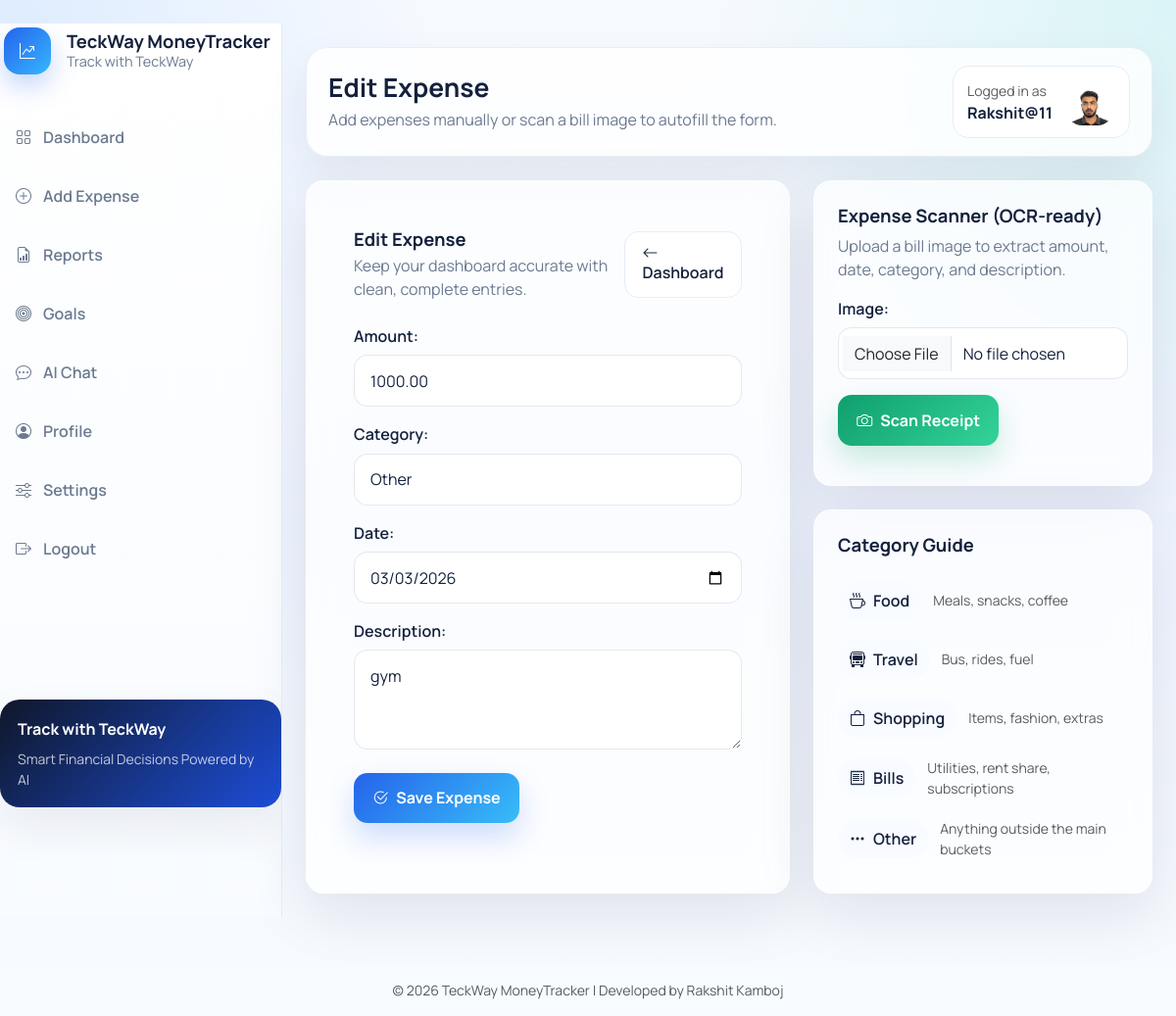
The app's page /expenses/1/edit/ (signed in) with its own data.
### finance/models.py (models this page shows, shortened)
class Profile(models.Model):
    user = models.OneToOneField(User, on_delete=models.CASCADE, related_name="profile")
    profile_picture = models.ImageField(upload_to="profiles/", blank=True, null=True)
    dark_mode = models.BooleanField(default=False)
    saving_streak = models.PositiveIntegerField(default=0)

class Expense(models.Model):
    CATEGORY_CHOICES = [
        ("Food", "Food"),
        ("Travel", "Travel"),
        ("Shopping", "Shopping"),
        ("Bills", "Bills"),
        ("Other", "Other"),
    ]
    user = models.ForeignKey(
        settings.AUTH_USER_MODEL,
        on_delete=models.CASCADE,
        related_name="expenses",
    )
    amount = models.DecimalField(max_digits=10, decimal_places=2)
    category = models.CharField(max_length=20, choices=CATEGORY_CHOICES)
    date = models.DateField()
    description = models.TextField(blank=True)
    class Meta:
        ordering = ["-date", "-id"]

### finance/views.py (the view)
# urls.py: path("expenses/<int:pk>/edit/", views.edit_expense, name="edit_expense"),
@login_required
def edit_expense(request, pk):
    expense = get_object_or_404(Expense, pk=pk, user=request.user)
    form = ExpenseForm(request.POST or None, instance=expense)
    if request.method == "POST" and form.is_valid():
        form.save()
        messages.success(request, "Expense updated successfully.")
        return redirect("dashboard")
    return render(request, "add_expense.html", {"form": form, "scan_form": ExpenseScanForm(), "page_title": "Edit Expense"})

### finance/forms.py
class ExpenseForm(forms.ModelForm):
    date = forms.DateField(
        widget=forms.DateInput(attrs={"type": "date", "class": "form-control"})
    )
    class Meta:
        model = Expense
        fields = ("amount", "category", "date", "description")
        widgets = {
            "amount": forms.NumberInput(attrs={"class": "form-control", "step": "0.01"}),
            "category": forms.Select(attrs={"class": "form-select"}),
            "description": forms.Textarea(attrs={"rows": 3, "class": "form-control"}),
        }

class ExpenseScanForm(forms.ModelForm):
    class Meta:
        model = ExpenseScan
        fields = ("image",)
        widgets = {
            "image": forms.ClearableFileInput(attrs={"class": "form-control", "accept": "image/*"}),
        }

### templates/add_expense.html (shortened to what this page needs)
﻿{% extends "base.html" %}
{% block page_heading %}{{ page_title }}{% endblock %}
{% block page_subheading %}Add expenses manually or scan a bill image to autofill the form.{% endblock %}
{% block content %}
<div class="row g-4">
    <div class="col-xl-7">
        <div class="surface-card form-card p-4 p-lg-5 interactive-card h-100">
            <div class="d-flex justify-content-between align-items-center mb-4">
                <div>
                    <h2 class="section-title mb-1">{{ page_title }}</h2>
                    <p class="section-subtitle">Keep your dashboard accurate with clean, complete entries.</p>
                </div>
                <a href="{% url 'dashboard' %}" class="btn-outline-modern"><i class="bi bi-arrow-left me-2"></i>Dashboard</a>
            </div>
            <form method="post" class="form-grid">
                {{ form.as_p }}
                <button type="submit" class="btn-soft-primary mt-2"><i class="bi bi-check2-circle me-2"></i>Save Expense</button>
            </form>
        </div>
    </div>
    <div class="col-xl-5">
        <div class="surface-card p-4 interactive-card mb-4">
            <h3 class="section-title mb-2">Expense Scanner (OCR-ready)</h3>
            <p class="section-subtitle mb-3">Upload a bill image to extract amount, date, category, and description.</p>
            <form method="post" action="{% url 'scan_expense' %}" enctype="multipart/form-data" class="form-grid">
                {{ scan_form.as_p }}
                <button type="submit" class="btn-soft-success"><i class="bi bi-camera me-2"></i>Scan Receipt</button>
            </form>
        </div>
        <div class="surface-card p-4 interactive-card">
            <h3 class="section-title mb-3">Category Guide</h3>
            <ul class="list-clean">
                <li><span class="category-pill"><i class="bi bi-cup-hot"></i>Food</span><span class="small text-muted">Meals, snacks, coffee</span></li>
                <li><span class="category-pill"><i class="bi bi-bus-front"></i>Travel</span><span class="small text-muted">Bus, rides, fuel</span></li>
                <li><span class="category-pill"><i class="bi bi-bag"></i>Shopping</span><span class="small text-muted">Items, fashion, extras</span></li>
                <li><span class="category-pill"><i class="bi bi-receipt"></i>Bills</span><span class="small text-muted">Utilities, rent share, subscriptions</span></li>
                <li><span class="category-pill"><i class="bi bi-three-dots"></i>Other</span><span class="small text-muted">Anything outside the main buckets</span></li>
            </ul>
        </div>
    </div>
</div>
{% endblock %}

### templates/base.html (shortened to what this page needs)
﻿<!DOCTYPE html>
<html lang="en" data-theme="{% if user.is_authenticated and user.profile.dark_mode %}dark{% else %}light{% endif %}">
<head>
    <link href="https://cdn.jsdelivr.net/npm/bootstrap@5.3.3/dist/css/bootstrap.min.css" rel="stylesheet">
    <link href="https://cdn.jsdelivr.net/npm/bootstrap-icons@1.11.3/font/bootstrap-icons.css" rel="stylesheet">
    <link href="/static/css/app.css?v=20260327-premium-redesign" rel="stylesheet">
</head>
<body>
    {% if user.is_authenticated %}
        <div class="app-shell d-lg-flex">
            <aside class="sidebar offcanvas-lg offcanvas-start" tabindex="-1" id="appSidebar" aria-labelledby="appSidebarLabel">
                <div class="sidebar-inner d-flex flex-column offcanvas-body">
                    <div class="sidebar-brand d-flex align-items-center justify-content-between gap-3">
                        <div class="d-flex align-items-center gap-3 min-w-0">
                            <div class="brand-mark flex-shrink-0"><i class="bi bi-graph-up-arrow"></i></div>
                            <div class="brand-copy">
                                <h4 id="appSidebarLabel">TeckWay MoneyTracker</h4>
                                <p>Track with TeckWay</p>
                            </div>
                        </div>
                    </div>
                    <nav class="sidebar-nav">
                        <a class="sidebar-link {% if request.resolver_match.url_name == 'dashboard' %}active{% endif %}" href="{% url 'dashboard' %}"><i class="bi bi-grid"></i><span>Dashboard</span></a>
                        <a class="sidebar-link {% if request.resolver_match.url_name == 'add_expense' %}active{% endif %}" href="{% url 'add_expense' %}"><i class="bi bi-plus-circle"></i><span>Add Expense</span></a>
                        <a class="sidebar-link {% if request.resolver_match.url_name == 'reports' %}active{% endif %}" href="{% url 'reports' %}"><i class="bi bi-file-earmark-bar-graph"></i><span>Reports</span></a>
                        <a class="sidebar-link " href="{% url 'goals' %}"><i class="bi bi-bullseye"></i><span>Goals</span></a>
                        <a class="sidebar-link {% if request.resolver_match.url_name == 'chat' %}active{% endif %}" href="{% url 'chat' %}"><i class="bi bi-chat-dots"></i><span>AI Chat</span></a>
                        <a class="sidebar-link {% if request.resolver_match.url_name == 'profile' %}active{% endif %}" href="{% url 'profile' %}"><i class="bi bi-person-circle"></i><span>Profile</span></a>
                        <a class="sidebar-link {% if request.resolver_match.url_name == 'settings' %}active{% endif %}" href="{% url 'settings' %}"><i class="bi bi-sliders"></i><span>Settings</span></a>
                        <form method="post" action="{% url 'logout' %}" class="mt-2">
                            <button type="submit" class="sidebar-link border-0 bg-transparent w-100 text-start"><i class="bi bi-box-arrow-right"></i><span>Logout</span></button>
                        </form>
                    </nav>
                    <div class="sidebar-footer d-none d-lg-block">
                        <div class="sidebar-tip">
                            <div class="fw-bold mb-2">Track with TeckWay</div>
                            <div class="small opacity-75">Smart Financial Decisions Powered by AI</div>
                        </div>
                    </div>
                </div>
            </aside>
            <main class="content-area">
                <div class="topbar d-none d-lg-flex flex-column flex-md-row align-items-md-center justify-content-between gap-3">
                    <div class="topbar-title">
                        <h1>{% block page_heading %}TeckWay MoneyTracker{% endblock %}</h1>
                        <p>{% block page_subheading %}Track with TeckWay{% endblock %}</p>
                    </div>
                    <div class="d-flex align-items-center gap-3 flex-wrap justify-content-end">
                        <a href="{% url 'profile' %}" class="profile-chip text-decoration-none">
                            <div>
                                <div class="small text-muted">Logged in as</div>
                                <div class="fw-bold">{{ user.username }}</div>
                            </div>
                            {% if user.profile.profile_picture %}
                                <img src="{{ user.profile.profile_picture.url }}" alt="Profile" class="topbar-avatar-image">
                            {% else %}
                                <div class="profile-avatar"><i class="bi bi-person"></i></div>
                            {% endif %}
                        </a>
                    </div>
                </div>
                <section class="page-section mt-0 mt-lg-4">
    {% endif %}
    {% block content %}{% endblock %}
    {% if user.is_authenticated %}
                </section>
            </main>
        </div>
    {% else %}
        </main>
    {% endif %}
    <footer class="text-center mt-5 p-3 small text-muted">
        © 2026 TeckWay MoneyTracker | Developed by Rakshit Kamboj
    </footer>
</body>
</html>

### templates/base.html (style rules this page uses)
body { font-family: 'Manrope', sans-serif; }

### records on screen
Expense: amount "1000.00", category "Other", date "03/03/2026", description "gym"

### other values on screen
{{ page_title }} "Edit Expense"
{{ user.username }} "Rakshit@11"
